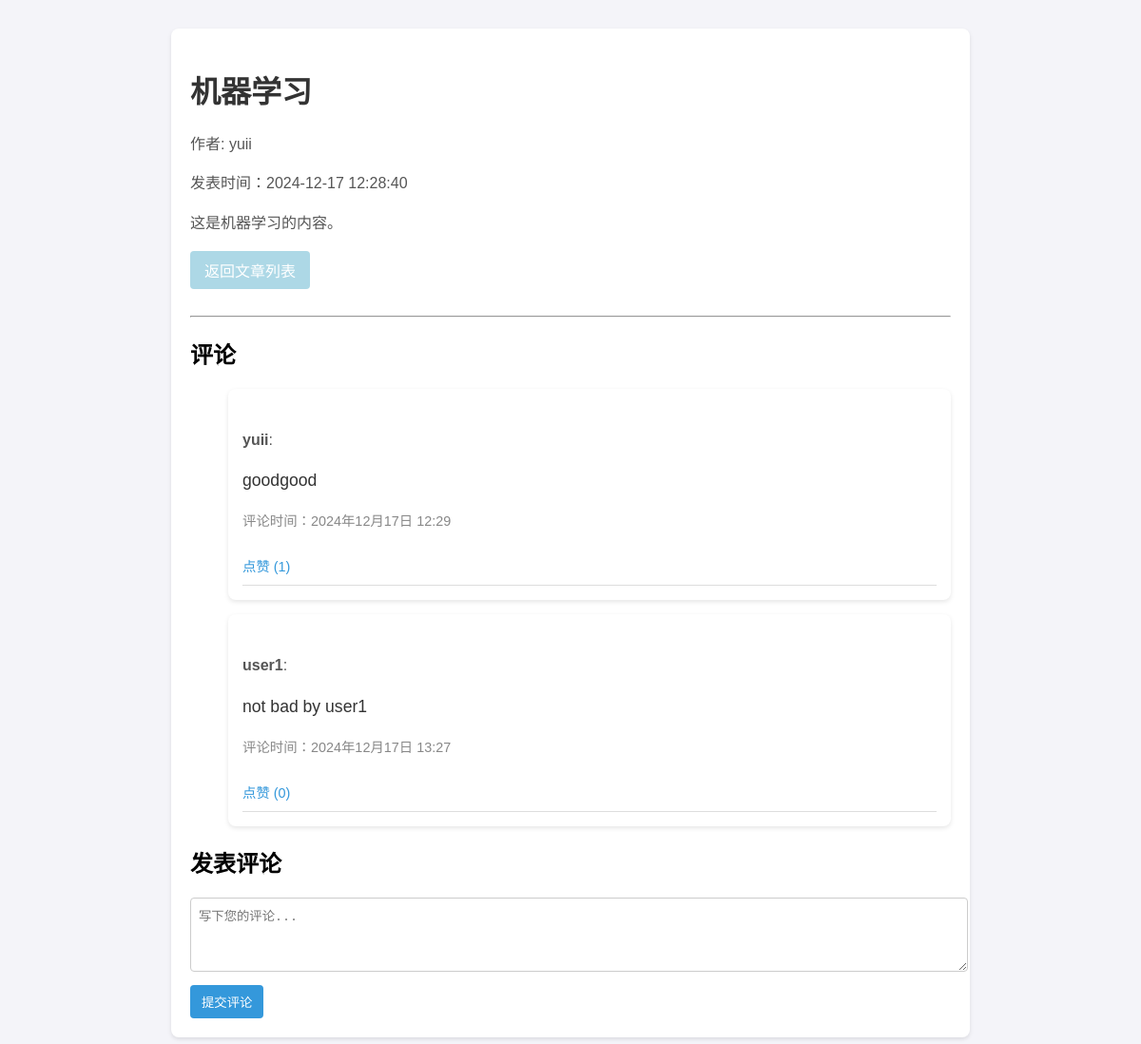
Page /article/1/ (signed in) on the earlier database version.
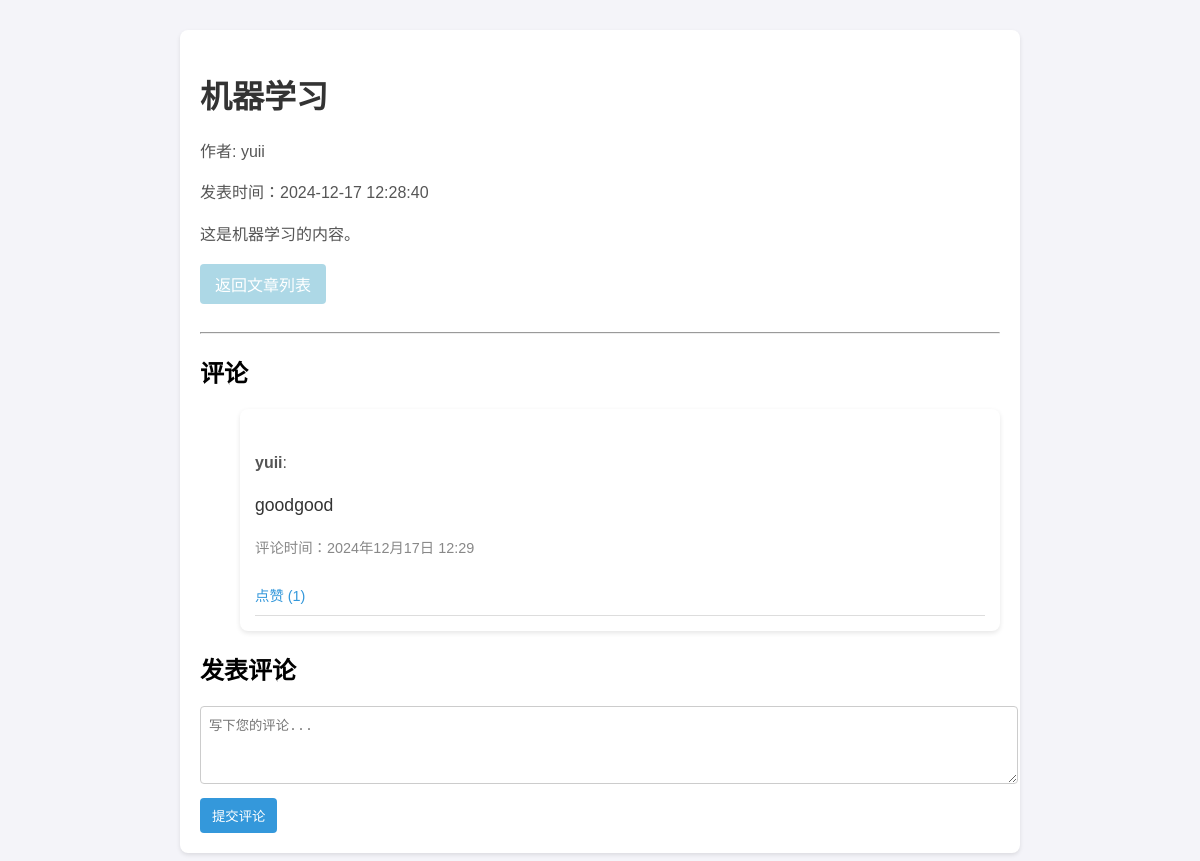
Same page on the later database version.
### article/models.py (models this page shows, shortened)
class Article(models.Model):
    author = models.ForeignKey(User, on_delete=models.CASCADE, related_name='articles', verbose_name="作者", default=2)
    title = models.CharField(max_length=255, verbose_name="标题")
    content = models.TextField(verbose_name="内容")
    created_at = models.DateTimeField(default=timezone.now, verbose_name="创建时间")
    updated_at = models.DateTimeField(auto_now=True, verbose_name="更新时间")
    likes = models.ManyToManyField(User, related_name='liked_articles', blank=True, verbose_name="点赞用户")
    class Meta:
        verbose_name = "文章"
        verbose_name_plural = "文章"
        ordering = ['-created_at']

class Comment(models.Model):
    article = models.ForeignKey(Article, on_delete=models.CASCADE, related_name='comments', verbose_name="所属文章")
    author = models.ForeignKey(User, on_delete=models.CASCADE, related_name='comments', verbose_name="评论者")
    content = models.TextField(verbose_name="评论内容")
    created_at = models.DateTimeField(default=timezone.now, verbose_name="评论时间")
    parent = models.ForeignKey('self', on_delete=models.CASCADE, null=True, blank=True, related_name='replies', verbose_name="父评论")
    likes = models.ManyToManyField(User, related_name='liked_comments', blank=True, verbose_name="点赞用户")
    class Meta:
        verbose_name = "评论"
        verbose_name_plural = "评论"
        ordering = ['created_at']

### article/views.py (the view)
# urls.py: path('article/<int:article_id>/', views.article_detail, name='article_detail'),  # 文章详情
@login_required
def article_detail(request, article_id):
    article = get_object_or_404(Article, pk=article_id)
    comments = article.comments.all()
    if request.method == 'POST':
        comment_content = request.POST.get('content', '')
        if comment_content:
            Comment.objects.create(article=article, author=request.user, content=comment_content)
            return redirect('article_detail', article_id=article_id)
    return render(request, 'article/article_detail.html', {'article': article, 'comments': comments})

### templates/article/article_detail.html (shortened to what this page needs)
<!DOCTYPE html>
<html lang="en">
  <head>
  </head>
  <body>
    <div class="container">
      <h1>{{ article.title }}</h1>
      <p>作者: {{article.author}}</p>
      <p>发表时间：{{ article.created_at|date:"Y-m-d H:i:s"}}</p>
      <p>{{ article.content|linebreaksbr|safe }}</p>
      <a href="{% url 'article_list' %}" class="back-button">返回文章列表</a>
      <hr />
      <div class="comment-section">
        <h2>评论</h2>
        <ul>
          {% for comment in comments %}
          <div class="comment-container">
            <li class="comment-item">
              <p><strong>{{ comment.author.username }}</strong>:</p>
              <p class="comment-content">{{ comment.content }}</p>
              <p class="comment-time">
                评论时间：{{ comment.created_at|date:"Y年m月d日 H:i" }}
              </p>
              <a
                href="{% url 'article_comment' article.id comment.id %}"
                class="like-link"
                >点赞 ({{ comment.likes.count }})</a
              >
            </li>
          </div>
          {% endfor %}
        </ul>
        <h2>发表评论</h2>
        <form method="post" action="">
          <textarea
            name="content"
            rows="4"
            placeholder="写下您的评论..."
          ></textarea>
          <br />
          <input type="submit" value="提交评论" />
        </form>
      </div>
    </div>
  </body>
</html>

### templates/article/article_detail.html (style rules this page uses)
body { font-family: Arial, sans-serif; margin: 0; background-color: #f4f4f9; }
.container { width: 90%; max-width: 800px; margin: 30px auto; background: #fff; padding: 20px; border-radius: 8px; box-shadow: 0 2px 4px rgba(0, 0, 0, 0.1); }
h1 { color: #333; }
p { line-height: 1.6; color: #555; }
.comment-section { margin-top: 20px; }
textarea { width: 100%; padding: 8px; border: 1px solid #ccc; border-radius: 4px; margin-bottom: 10px; }
input[type="submit"] { background-color: #3498db; color: #fff; border: none; padding: 8px 12px; border-radius: 4px; cursor: pointer; }
.back-button { display: inline-block; background-color: lightblue; color: #fff; padding: 8px 15px; border-radius: 4px; text-decoration: none; margin-bottom: 20px; }
.comment-container { background-color: #fff; border-radius: 8px; box-shadow: 0 2px 5px rgba(0, 0, 0, 0.1); margin-bottom: 15px; padding: 15px; }
.comment-item { padding: 10px 0; border-bottom: 1px solid #ddd; list-style-type: none; }
.comment-content { font-size: 1.1em; color: #333; margin-top: 5px; }
.comment-time { font-size: 0.9em; color: #888; margin-top: 5px; }
.like-link { display: inline-block; margin-top: 10px; font-size: 0.9em; color: #3498db; text-decoration: none; }

Differences in the rows shown:
removed Comment: author.username "user1", content "not bad by user1", created_at "2024年12月17日 13:27", likes.count "0"
